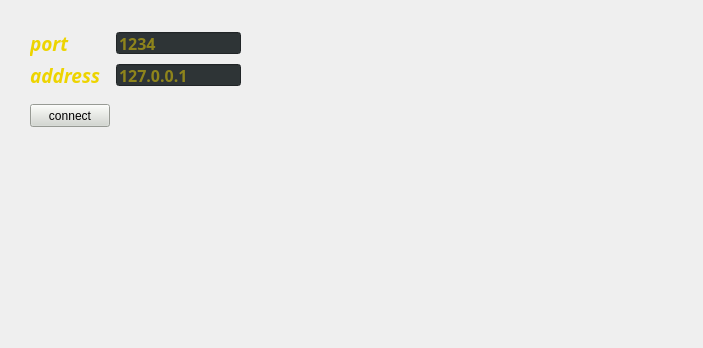
<?xml version="1.0" encoding="UTF-8"?>
<ui version="4.0">
 <class>ConnectionWindow</class>
 <widget class="QMainWindow" name="ConnectionWindow">
  <property name="geometry">
   <rect>
    <x>0</x>
    <y>0</y>
    <width>703</width>
    <height>348</height>
   </rect>
  </property>
  <property name="sizePolicy">
   <sizepolicy hsizetype="Fixed" vsizetype="Fixed">
    <horstretch>0</horstretch>
    <verstretch>0</verstretch>
   </sizepolicy>
  </property>
  <property name="windowTitle">
   <string>ConnectionWindow</string>
  </property>
  <property name="autoFillBackground">
   <bool>false</bool>
  </property>
  <property name="styleSheet">
   <string notr="true">border-image: url(:/resources/images/loshorroresdelaguerra.png)  
0 0 0  strech strech;

</string>
  </property>
  <widget class="QWidget" name="centralwidget">
   <property name="autoFillBackground">
    <bool>false</bool>
   </property>
   <property name="styleSheet">
    <string notr="true">background-color: transparent;
</string>
   </property>
   <widget class="QLineEdit" name="portLineEdit">
    <property name="geometry">
     <rect>
      <x>116</x>
      <y>32</y>
      <width>125</width>
      <height>22</height>
     </rect>
    </property>
    <property name="font">
     <font>
      <family>Ubuntu Condensed</family>
      <pointsize>12</pointsize>
      <bold>true</bold>
     </font>
    </property>
    <property name="autoFillBackground">
     <bool>false</bool>
    </property>
    <property name="styleSheet">
     <string notr="true">background-color: rgb(46, 52, 54);
color: rgb(237, 212, 0);

border-image: rgb(85, 87, 83)</string>
    </property>
    <property name="placeholderText">
     <string>1234</string>
    </property>
   </widget>
   <widget class="QLabel" name="label_3">
    <property name="geometry">
     <rect>
      <x>30</x>
      <y>30</y>
      <width>80</width>
      <height>26</height>
     </rect>
    </property>
    <property name="font">
     <font>
      <family>Yrsa</family>
      <pointsize>14</pointsize>
      <italic>true</italic>
      <bold>true</bold>
     </font>
    </property>
    <property name="autoFillBackground">
     <bool>false</bool>
    </property>
    <property name="styleSheet">
     <string notr="true">border-image: rgb(85, 87, 83);
color: rgb(237, 212, 0);
font: 700 italic 14pt &quot;Yrsa&quot;;

</string>
    </property>
    <property name="text">
     <string>port</string>
    </property>
   </widget>
   <widget class="QLabel" name="label_2">
    <property name="geometry">
     <rect>
      <x>30</x>
      <y>62</y>
      <width>80</width>
      <height>26</height>
     </rect>
    </property>
    <property name="font">
     <font>
      <family>Yrsa</family>
      <pointsize>14</pointsize>
      <italic>true</italic>
      <bold>true</bold>
     </font>
    </property>
    <property name="autoFillBackground">
     <bool>false</bool>
    </property>
    <property name="styleSheet">
     <string notr="true">border-image: rgb(85, 87, 83);
color: rgb(237, 212, 0);
font: 700 italic 14pt &quot;Yrsa&quot;;

</string>
    </property>
    <property name="text">
     <string>address</string>
    </property>
   </widget>
   <widget class="QLineEdit" name="addressLineEdit">
    <property name="geometry">
     <rect>
      <x>116</x>
      <y>64</y>
      <width>125</width>
      <height>22</height>
     </rect>
    </property>
    <property name="sizePolicy">
     <sizepolicy hsizetype="Minimum" vsizetype="Maximum">
      <horstretch>0</horstretch>
      <verstretch>0</verstretch>
     </sizepolicy>
    </property>
    <property name="font">
     <font>
      <family>Ubuntu Condensed</family>
      <pointsize>12</pointsize>
      <bold>true</bold>
     </font>
    </property>
    <property name="autoFillBackground">
     <bool>false</bool>
    </property>
    <property name="styleSheet">
     <string notr="true">background-color: rgb(46, 52, 54);
color: rgb(237, 212, 0);

border-image: rgb(85, 87, 83)</string>
    </property>
    <property name="placeholderText">
     <string>127.0.0.1</string>
    </property>
   </widget>
   <widget class="QPushButton" name="pushButton">
    <property name="geometry">
     <rect>
      <x>30</x>
      <y>104</y>
      <width>80</width>
      <height>23</height>
     </rect>
    </property>
    <property name="styleSheet">
     <string notr="true">background-color: rgb(211, 215, 207);
border-image: transparent;
</string>
    </property>
    <property name="text">
     <string>connect</string>
    </property>
   </widget>
  </widget>
 </widget>
 <resources/>
 <connections/>
</ui>
